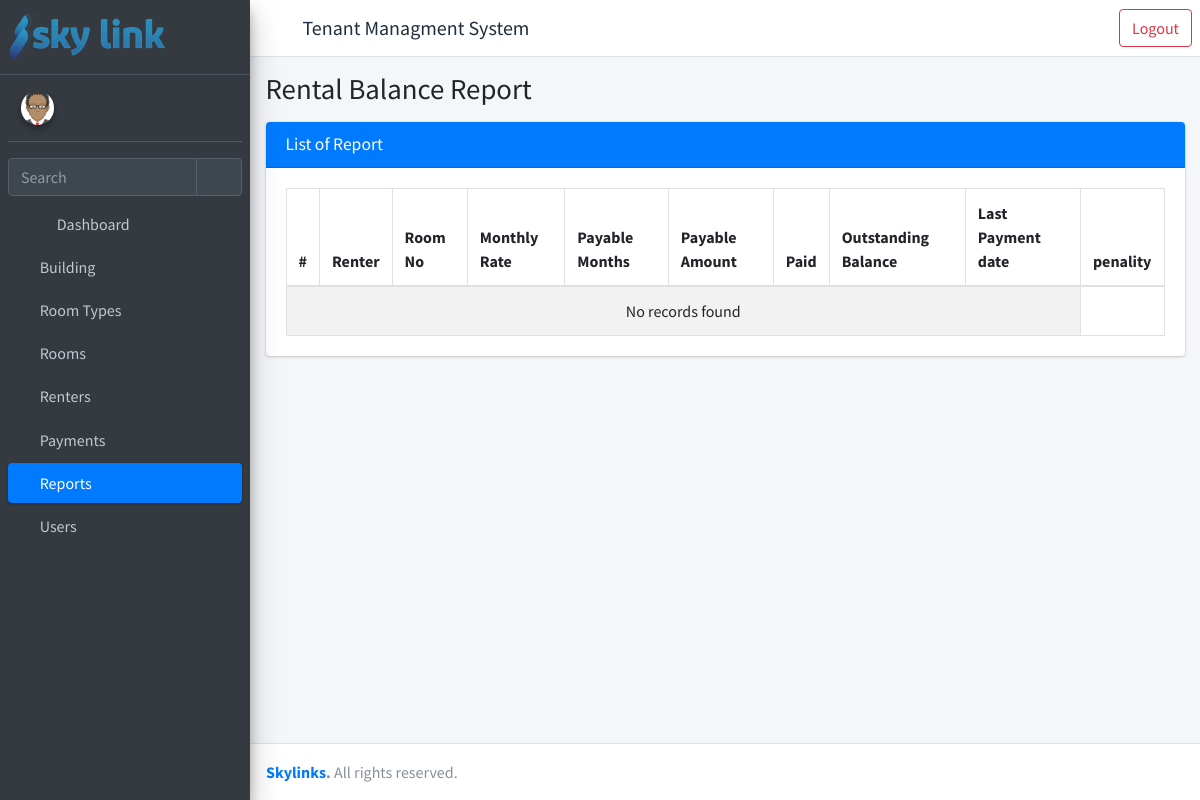
/building/1/list-report/ (signed in), run on an earlier commit of the app's database.
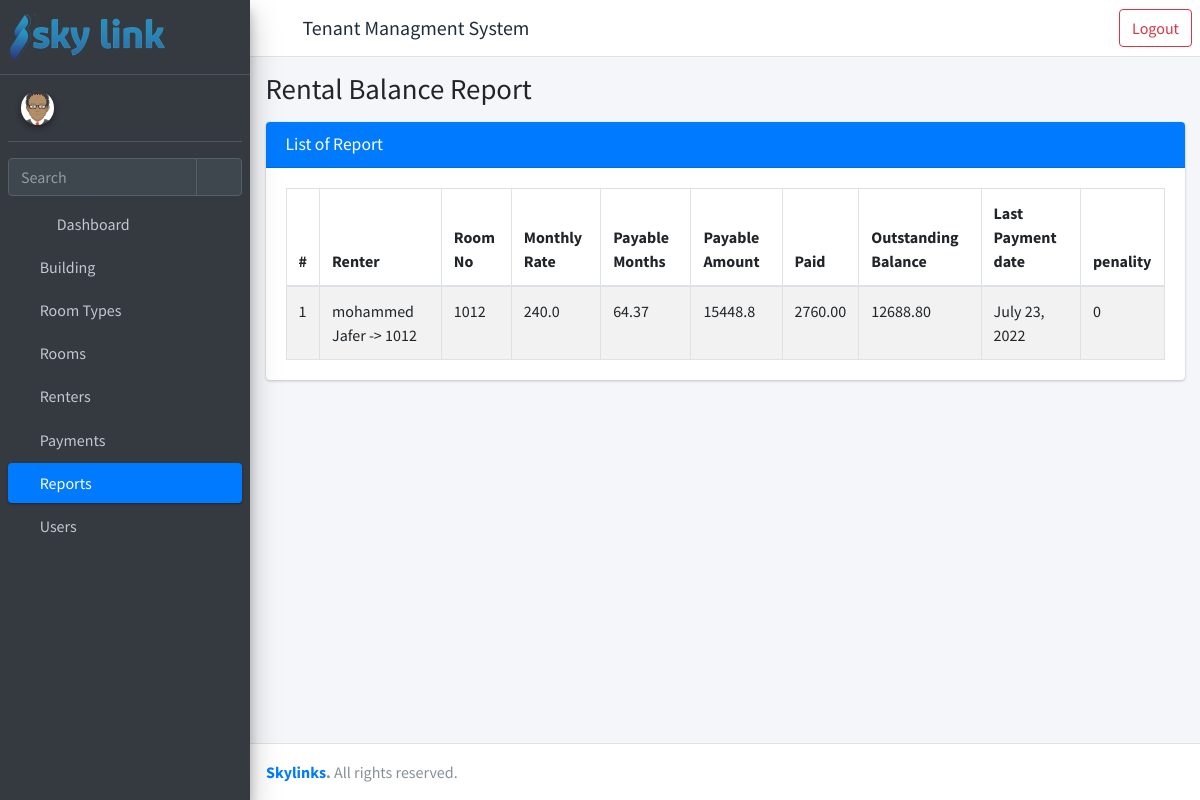
And on a later commit of the database.
### rent/models.py (models this page shows, shortened)
class Report(models.Model):
    renter = models.ForeignKey("rent.Renter", verbose_name=_(
        "Invoice No."), on_delete=models.CASCADE)
    payable_month = models.DecimalField(
        _("Payable Month"), max_digits=20, decimal_places=2, default=0)
    payable_amount = models.DecimalField(
        _("Payable Amount"), max_digits=10, decimal_places=2, default=0)
    total_paid = models.DecimalField(
        _("Total Paid"), max_digits=10, decimal_places=2, default=0, editable=False)
    def total_paid_calculator(self) -> Decimal:
        amount = self.payment_set.all().aggregate(Sum('amount'))
        vat = self.payment_set.all().aggregate(Sum('vat'))
        penality = self.payment_set.all().aggregate(Sum('penality'))
        if amount.get('amount__sum') is None:
            return Decimal(0)
        sum = amount.get('amount__sum') + vat.get('vat__sum') + \
            penality.get('penality__sum')
        total = sum + self.renter.deposited_amount
        return total
    @property
    def monthly_rate(self) -> float:
        return float(self.renter.room.total_price)
    @property
    def payable_months_value(self) -> float:
        date = rel(timezone.localtime().now(), self.renter.date_admitted)
        year = date.years
        months = date.months
        days = date.days
        total_months = (year*12)+(months)+(days/30)
        return round(total_months, 2)
    @property
    def payable_amount_value(self):
        return round(self.payable_months_value * self.monthly_rate, 2)
    @property
    def outstanding_balance(self):
        return round(self.payable_amount - self.total_paid, 2)
    @property
    def last_paid_date(self):
        queryset = self.payment_set.all().order_by("-created_date")
        if queryset:
            return queryset[0].paid_date
        else:
            return "Hasn't Paid Yet"
    @property
    def penality(self):
        if self.outstanding_balance < 0:
            return 0
        last_paid_date = self.last_paid_date
        if type(last_paid_date) == str:
            last_paid_date = self.renter.date_admitted
        number_of_days = rel(timezone.localtime().now(), last_paid_date)
        year = number_of_days.years
        months = number_of_days.months
        days = number_of_days.days
        total_days = ((year*12)+(months))*30 + days
        lookup_fields = models.Q(date_from__lte=total_days) & models.Q(
            date_to__gte=total_days)
        penality_query = Penality.objects.filter(lookup_fields)
        if not penality_query.exists():
            return 0
        penality = penality_query.first()
        penality_amount = (penality.penality_fee_percent /
                           100) * self.renter.room.total_price
        return round(penality_amount, 2)
    def save(self):
        self.payable_month = self.payable_months_value
        self.payable_amount = self.payable_amount_value
        self.total_paid = self.total_paid_calculator()
        return super().save()

class Renter(models.Model):
    first_name = models.CharField(_("First Name"), max_length=30)
    last_name = models.CharField(_("Last Name"), max_length=30)
    phone = models.IntegerField(_("Phone number"), )
    tin_no = models.IntegerField(_("Tin number"), )
    company_name = models.CharField(
        _("Company Name"), max_length=50,)
    deposited_amount = models.DecimalField(
        _("Deposited Amount"), max_digits=15, decimal_places=2, default=0)
    date_admitted = models.DateField(_("Date Admitted"), default=timezone.now)
    room = models.ForeignKey("rent.Room", verbose_name=_(
        "Room"), on_delete=models.PROTECT, related_name="rents")
    chat_id = models.IntegerField(_("Chat ID"),blank=True, null= True)
    license_img = models.ImageField(_("Company Licence"), upload_to="img/",null=True, blank=True)
    tin_img = models.ImageField(_("Tin Certificate"), upload_to="img/",null=True, blank=True)
    is_rented = models.BooleanField(_("Is Rented"), default=True)
    date_left = models.DateField(_("Date Field"), blank=True, null=True)
    created_by = models.ForeignKey(settings.AUTH_USER_MODEL, verbose_name=_(
        "Created By"), on_delete=models.PROTECT, related_name="created_by_renter")
    created_date = models.DateTimeField(_("Created Date"), auto_now_add=True)
    updated_by = models.ForeignKey(settings.AUTH_USER_MODEL, verbose_name=_(
        "Updated By"), on_delete=models.PROTECT, related_name="updated_by_renter")
    updated_date = models.DateTimeField(_("Updated Date"), auto_now=True)
    def full_name(self) -> str:
        return self.first_name + ' ' + self.last_name
    def __str__(self) -> str:
        return self.full_name() + f' -> {self.room}'

class Room(models.Model):
    building = models.ForeignKey("rent.Building", verbose_name=_(
        "Building"), on_delete=models.PROTECT)
    floor_no = models.PositiveIntegerField(_("Floor No."))
    room_type = models.ForeignKey("rent.RoomType", verbose_name=_(
        "Room Type"), on_delete=models.PROTECT)
    room_no = models.CharField(_("Room No."), max_length=10)
    width = models.DecimalField(
        _("Room Width"), max_digits=5, decimal_places=2, blank=True, null=True)
    length = models.DecimalField(
        _("Room Length"), max_digits=5, decimal_places=2, blank=True, null=True)
    area = models.DecimalField(_("Area"), max_digits=10, decimal_places=2)
    price_msq = models.DecimalField(
        _("Price per MSq"), max_digits=10, decimal_places=2)
    status = models.CharField(
        _("Status"), max_length=50, choices=STATUS_CHOICES, default="vacant")
    total_price = models.DecimalField(
        _("Total Price"), max_digits=10, decimal_places=2)
    room_img = models.ImageField(_("Room Image"), null=True, upload_to="img/", blank=True)
    is_active = models.BooleanField(default=True)
    created_by = models.ForeignKey(settings.AUTH_USER_MODEL, verbose_name=_(
        "Created By"), on_delete=models.PROTECT, related_name="created_by_room")
    created_date = models.DateTimeField(_("Created Date"), auto_now_add=True)
    updated_by = models.ForeignKey(settings.AUTH_USER_MODEL, verbose_name=_(
        "Updated By"), on_delete=models.PROTECT, related_name="updated_by_room")
    updated_date = models.DateTimeField(_("Updated Date"), auto_now=True)
    def __str__(self) -> str:
        return self.room_no

class Payment(models.Model):
    renter = models.ForeignKey("rent.Renter", verbose_name=_(
        "Renter"), on_delete=models.PROTECT)
    paid_date = models.DateField(_("Paid Date"), auto_now_add=True)
    no_of_months = models.PositiveIntegerField(_("No Of Months"))
    amount = models.DecimalField(
        _("Rent Cost"), max_digits=10, decimal_places=2)
    invoice_no = models.CharField(_("Invoice No"), max_length=50)
    slip_no = models.CharField(_("Slip No"), max_length=50)
    payment_method = models.CharField(
        _("Payment Method"), max_length=50, choices=PAYMENT_METHOD_CHOICES)
    remark = models.TextField(_("Remark"), blank=True, default="No Remark.")
    vat = models.DecimalField(_("VAT Amount"), max_digits=10, decimal_places=2)
    penality = models.DecimalField(
        _("Penality Amount"), max_digits=10, decimal_places=2, null=True , blank=True)
    report = models.ForeignKey("rent.Report", verbose_name=_(
        "Reported to."), on_delete=models.PROTECT, blank=True)
    created_by = models.ForeignKey(settings.AUTH_USER_MODEL, verbose_name=_(
        "Created By"), on_delete=models.PROTECT, related_name="created_by_payment")
    created_date = models.DateTimeField(_("Created Date"), auto_now_add=True)
    updated_by = models.ForeignKey(settings.AUTH_USER_MODEL, verbose_name=_(
        "Updated By"), on_delete=models.PROTECT, related_name="updated_by_payment")
    updated_date = models.DateTimeField(_("Updated Date"), auto_now=True)

### rent/views.py (the view)
class ReportListView(LoginRequiredMixin, ReportViewPermissionMixin, ListView):
    model = Report
    template_name = "rent/list-report.html"
    def get_context_data(self, **kwargs):
        context = super().get_context_data(**kwargs)
        context["title"] = " Rental Balance Report"
        context["open"] = "report"
        context['obj_model'] = "report"
        return {**context, **permissions(self.request)}
    def get_queryset(self):
        querset = Report.objects.filter(
            renter__room__building__id=self.kwargs.get('pk'))
        for object in querset.filter(renter__is_rented=True):
            object.save()  # make this using crone jobs
        return querset

### templates/rent/list-report.html (shortened to what this page needs)
{% extends 'rent/homepage.html' %}
{% load static %}
{% block main_page %}
<div class="content">
    <div class="container-fluid">
        <div class="card">
            <div class="card-header bg-primary">
                <h3 class="card-title ">List of {{ obj_model.capitalize }}</h3>
            </div>
            <div class="card-body">
                <table id="example1" class="table table-bordered table-striped">
                    <thead>
                            <tr>
                                <th>#</th>
                                <th>Renter</th>
                                <th>Room No</th>
                                <th>Monthly Rate</th>
                                <th>Payable Months</th>
                                <th>Payable Amount</th>
                                <th>Paid</th>
                                <th>Outstanding Balance</th>
                                <th>Last Payment date</th>
                                <th>penality</th>
                            </tr>
                        </thead>
                        <tbody>
                        {% if object_list.count > 0 %}
                            {% for data in object_list %}
                                <tr>
                                    <td>{{ forloop.counter }}</td>
                                    <td>{{ data.renter }}</td>
                                    <td>{{ data.renter.room }}</td>
                                    <td>{{ data.monthly_rate }}</td>
                                    {% if data.renter.is_rented %}
                                        <td>{{ data.payable_months_value }}</td>
                                        <td>{{ data.payable_amount_value }}</td>
                                    {% else %}
                                        <td>{{ data.payable_month }}</td>
                                        <td>{{ data.payable_amount }}</td>
                                    {% endif %}
                                    <td>{{ data.total_paid }}</td>
                                    <td>{{ data.outstanding_balance }}</td>
                                    <td>{{ data.last_paid_date }}</td>
                                    <td>{{ data.penality }}</td>
                                </tr>
                            {% endfor %}
                        {% else %}
                                <tr>
                                    <td colspan="9" class="dataTables_empty text-center" valign="top">No records found</td>
                                </tr>
                        {% endif %}
                            </tbody>
                        </table>
                    </div>
                </div>
            </div>
        </div>
        {% endblock main_page %}
        {% block scripts %}
        {% load static %}
        {% endblock scripts %}

What changed in the data, as far as the page shows it:
added Report: renter "mohammed Jafer -> 1012", renter.room "1012", monthly_rate "240.0", payable_months_value "64.37", payable_amount_value "15448.8", total_paid "2760.00", outstanding_balance "12688.80", last_paid_date "July 23, 2022", penality "0"
Also different on the page:
text no longer shown: "No records found"
